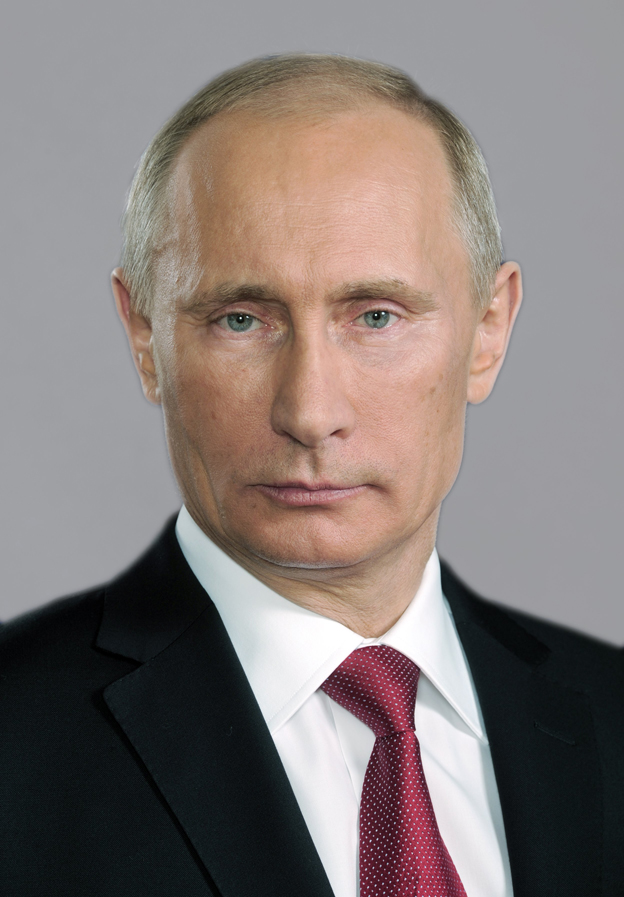
#> input picture images/putin.jpg, 624 x 897 px
$ python DetectKeyFeatures.py   (Python 2 division)
#> lines starting #> are read from the running program, lines starting #| are printed output that depends on the picture; after the words box and inside, x2 and y2 are one past the last pixel; in counts of white or black regions, pixels touching at a corner belong together
import cv2, numpy as np
eyeData = "xml/eyes.xml"
faceData = "xml/face.xml"
DOWNSCALE = 4

# make a window
cv2.namedWindow("Facial Features Test")
# data sets
faceClass = cv2.CascadeClassifier(faceData)
eyeClass = cv2.CascadeClassifier(eyeData)

# load the image we want to detect features on
frame = cv2.imread('images/putin.jpg')
#> frame is the input picture: shape (897, 624, 3); mean B, G, R 119.8, 122.8, 133.2

# detect face(s)
minisize = (frame.shape[1]/DOWNSCALE,frame.shape[0]/DOWNSCALE)
#> minisize = (156, 224)
miniframe = cv2.resize(frame, minisize)
faces = faceClass.detectMultiScale(miniframe)
#> faces = [[30, 41, 95, 95]]
eyes = eyeClass.detectMultiScale(miniframe)
#> eyes = [[40, 59, 74, 34]]
for face in faces:
    x, y, w, h = [v*DOWNSCALE for v in face]
    cv2.rectangle(frame, (x, y), (x + w, y + h), (0, 0, 255), 1)
#> this loop made 1 pass
#> (face, x, y, w, h) on pass 1: ([30, 41, 95, 95], 120, 164, 380, 380)
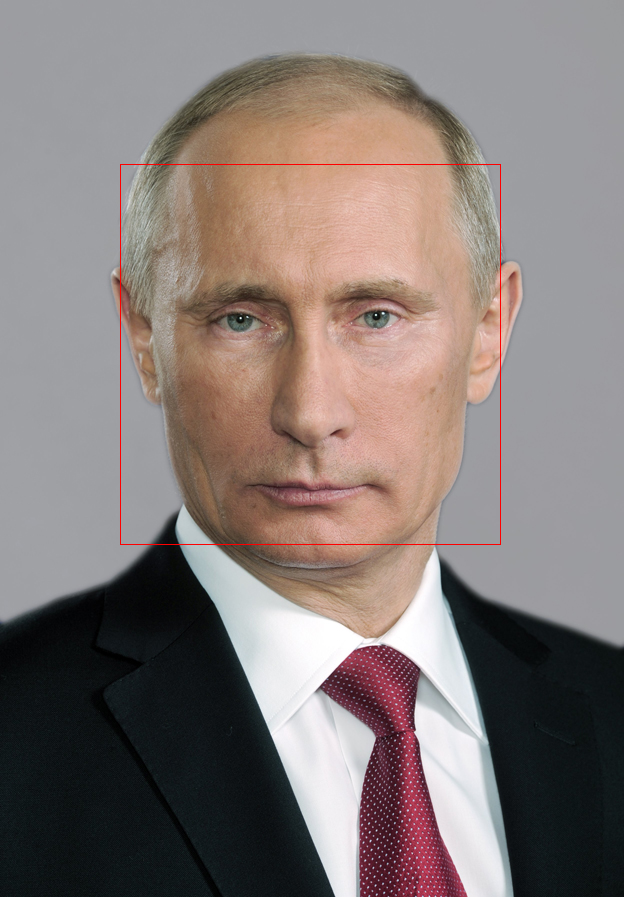
#> frame: shape (897, 624, 3); 0.27% of pixels changed, all inside (x1, y1, x2, y2) = (120, 164, 501, 545)

for eye in eyes:
    x, y, w, h = [v*DOWNSCALE for v in eye]
    cv2.rectangle(frame, (x, y), (x + w, y + h), (0, 255, 255), 1)
#> this loop made 1 pass
#> (eye, x, y, w, h) on pass 1: ([40, 59, 74, 34], 160, 236, 296, 136)
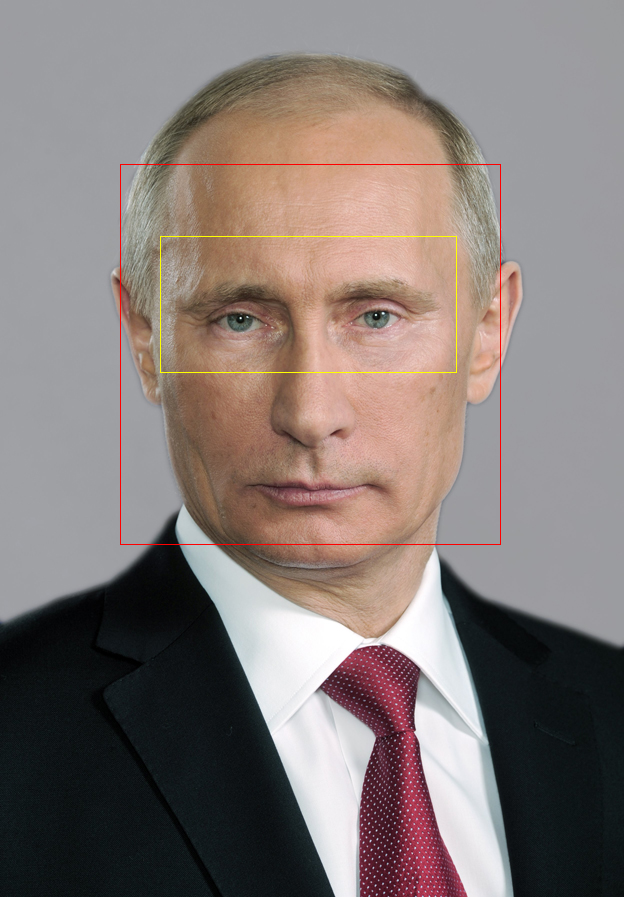
#> frame: shape (897, 624, 3); 0.15% of pixels changed, all inside (x1, y1, x2, y2) = (160, 236, 457, 373)

cv2.imshow("Facial Features Test", frame)

while True:
    # key handling (to close window)
    key = cv2.waitKey(20)
#> (key Q is pressed here)
    if key in [27, ord('Q'), ord('q')]: # exit on ESC
        cv2.destroyWindow("Facial Features Test")
        break
